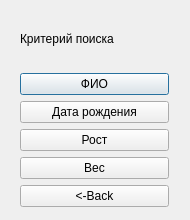
<?xml version="1.0" encoding="UTF-8"?>
<ui version="4.0">
 <class>delPatient</class>
 <widget class="QDialog" name="delPatient">
  <property name="geometry">
   <rect>
    <x>0</x>
    <y>0</y>
    <width>190</width>
    <height>220</height>
   </rect>
  </property>
  <property name="windowTitle">
   <string>Выписать пациента</string>
  </property>
  <widget class="QWidget" name="layoutWidget">
   <property name="geometry">
    <rect>
     <x>20</x>
     <y>10</y>
     <width>149</width>
     <height>197</height>
    </rect>
   </property>
   <layout class="QVBoxLayout" name="verticalLayout">
    <item>
     <widget class="QLabel" name="label_3">
      <property name="text">
       <string>Критерий поиска</string>
      </property>
     </widget>
    </item>
    <item>
     <widget class="QPushButton" name="fioButton">
      <property name="text">
       <string>ФИО</string>
      </property>
     </widget>
    </item>
    <item>
     <widget class="QPushButton" name="yearButton">
      <property name="text">
       <string>Дата рождения</string>
      </property>
     </widget>
    </item>
    <item>
     <widget class="QPushButton" name="heightButton">
      <property name="text">
       <string>Рост</string>
      </property>
     </widget>
    </item>
    <item>
     <widget class="QPushButton" name="weightButton">
      <property name="text">
       <string>Вес</string>
      </property>
     </widget>
    </item>
    <item>
     <widget class="QPushButton" name="backButton">
      <property name="text">
       <string>&lt;-Back</string>
      </property>
     </widget>
    </item>
   </layout>
  </widget>
 </widget>
 <resources/>
 <connections/>
</ui>
